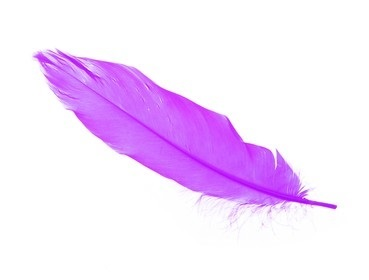
//> input picture Object detection/pics for code/purp. feather.jpg, 369 x 280 px
$ ./Color_detection_of_a_feather   (built with g++ and OpenCV 4)
//> lines starting //> are read from the running program, lines starting //| are printed output that depends on the picture; after the words box and inside, x2 and y2 are one past the last pixel; in counts of white or black regions, pixels touching at a corner belong together
                        ////     ||| Open Source Computer Vision Library |||     \\\\


//Header files of opencv

#include <opencv2/imgcodecs.hpp>      // To read and write images(imgcodecs)
#include <opencv2/highgui.hpp>        // To operate high level Graphics User Interface (GUI)(highgui)
#include <opencv2/imgproc.hpp>        // for processing an image (imgproc)
#include <iostream>                   // for c++ (input output stream)

using namespace cv;               // for using opencv library functions directly
using namespace std;              //  ..  ..    c++ standard    ..        ..        ..


								   //    COLOR DETECTION     \\


Mat imgHSV, lower, upper, mask;
int huemin = 101; int satmin = 31; int valmin = 248;                   // here lower limit for hue,saturation and value is 0
int huemax = 146; int satmax = 191; int valmax = 255;        // for hue max value is 180, and others like saturation value is 256


void main()
{

	string path = "pics for code/purp. feather.jpg";
	Mat image = imread(path);
//> image is the input picture: 280 rows x 369 cols, CV_8UC3; mean B, G, R 253.4, 225.8, 245.6

	cvtColor(image, imgHSV, COLOR_BGR2HSV);                 //Changing the color into HSV why is that? because in HSV it is easier to find the desired color
//> imgHSV: 280 rows x 369 cols, CV_8UC3; mean H, S, V 36.3, 28.5, 253.5


								  //   Now for finding the exact range we need to use a trackbar inside of a window  \\ which will track the hue,satand val we can change the values in realtime


	namedWindow("Trackbar", (1000, 600));                      // openning an window with the size of 1000w,600h


	// Creating Trackbars of hue, sat, val with max 179 and 255

	createTrackbar("Hue Min", "Trackbar", &huemin, 179);
	createTrackbar("Hue Max", "Trackbar", &huemax, 179);
	createTrackbar("Saturation Min", "Trackbar", &satmin, 255);
	createTrackbar("Saturation Max", "Trackbar", &satmax, 255);
	createTrackbar("Value Min", "Trackbar", &valmin, 255);
	createTrackbar("Value Max", "Trackbar", &valmax, 255);


	while (true)                                    // while we want to use tracker we must use after while otherwise maybe it won't work
	{

		Scalar lower(huemin, satmin, valmin);           // we use this to find lower limit range of an image

		Scalar upper(huemax, satmax, valmax);           // we use this to find upper limit range of an image


		inRange(imgHSV, lower, upper, mask);             // Genrally the color doesn't have only one color it can be drawn by mixed color so for better prospect we use range
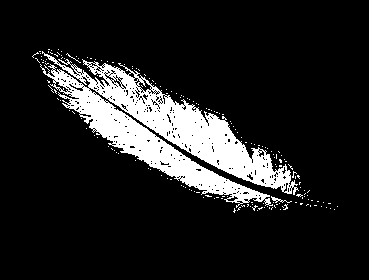
//> mask: 280 rows x 369 cols, CV_8UC1; 13.1% white; 175 white regions (173 under 20 px), largest, box (x1, y1, x2, y2) and area: (40, 51, 299, 208) 13092, (271, 196, 292, 203) 43


		//Displaying

		imshow(" Feather ", image);

		imshow(" Feather HSV ", imgHSV);
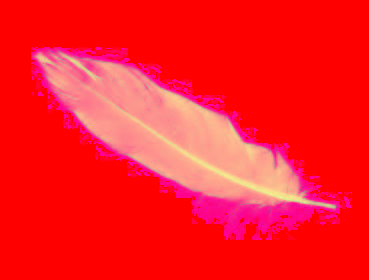
//> window ' Feather HSV ': 280 rows x 369 cols, CV_8UC3; mean B, G, R 36.3, 28.5, 253.5

		imshow(" Feather detected", mask);


		waitKey(1);

	}


}

$ run again, with Object detection/pics for code/Shape.jpg copied over Object detection/pics for code/purp. feather.jpg
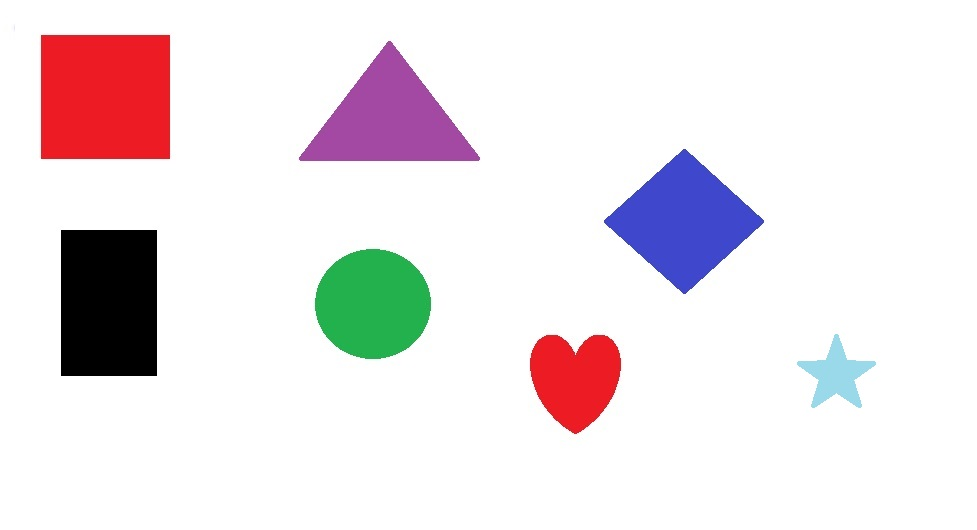
//> input picture Object detection/pics for code/Shape.jpg, 977 x 530 px
//> image is the input picture: 530 rows x 977 cols, CV_8UC3; mean B, G, R 231.7, 228.2, 235.9
//> imgHSV: 530 rows x 977 cols, CV_8UC3; mean H, S, V 19.5, 21.3, 242.2
//> mask: 530 rows x 977 cols, CV_8UC1; every value is 0
//> `imshow(" Feather HSV ", imgHSV);`:
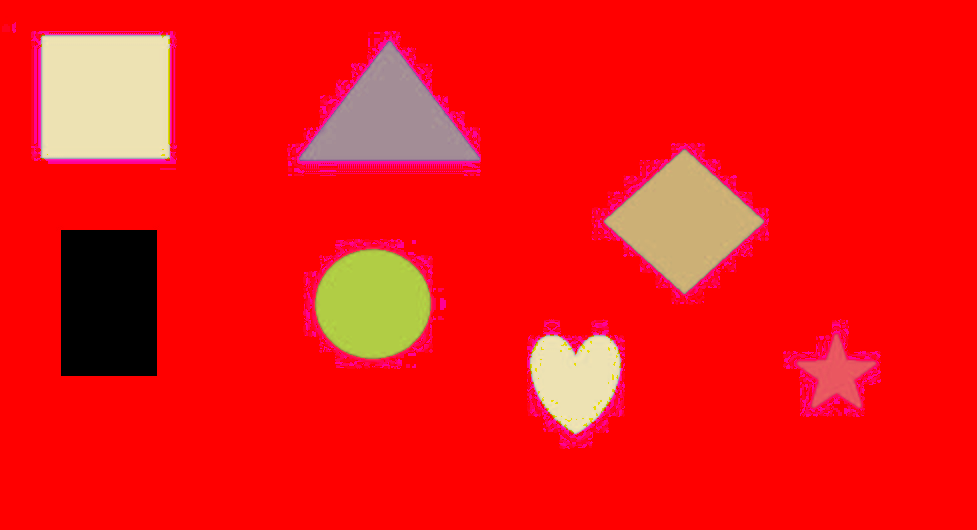
//> window ' Feather HSV ': 530 rows x 977 cols, CV_8UC3; mean B, G, R 19.5, 21.3, 242.2
